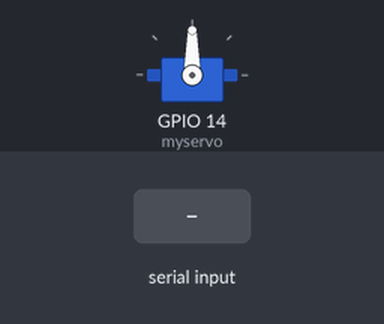
Simulated run of this sketch. Board: ESP32. Parts: servo. The test bench sets the inputs (shaded band). Nothing arrives over Bluetooth unless stated.

Above: at 1.2 s.
1.3 s: "s,45\n" received over the second serial link
At 2.3 s:
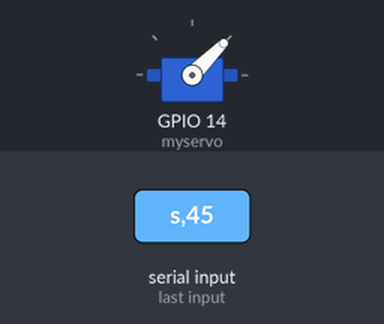
2.8 s: "s" received over the second serial link
At 4.3 s:
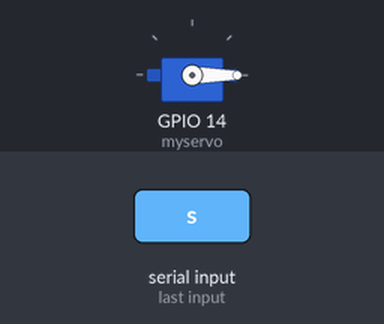
5.3 s: "s90\n" received over the second serial link
At 6.6 s:
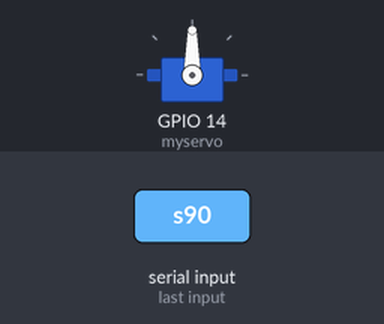
Timing chart, 0 to 8.3 s (numbered marks = the images above; inputs shaded):
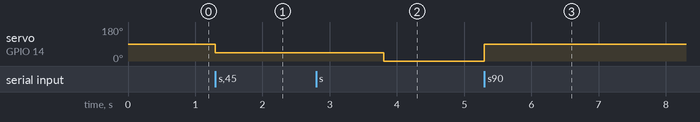

Measured:
- after the input at 1.3 s, servo on GPIO 14 (myservo): 90° → 45° at once
- after the input at 2.8 s, servo on GPIO 14 (myservo): 45° → 0° after 1.0 s
- after the input at 5.3 s, servo on GPIO 14 (myservo): 0° → 90° at once

The sketch:

bt_servo.ino
```cpp
#include <BluetoothSerial.h>
#include <Servo.h>
BluetoothSerial jagmeet_da_serial;
Servo myservo;
int val;
char ch;

void setup() {
  myservo.attach(14);
  jagmeet_da_serial.begin("Jagmeet di machine");
}

void loop() {
  if (jagmeet_da_serial.available()) {
    if (jagmeet_da_serial.read() == 's') {
      val = jagmeet_da_serial.parseInt();
      myservo.write(val);
    }
  }
}
```
